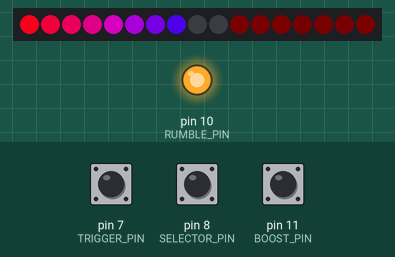
Bench run of a sketch on a simulated Arduino Uno, built with avr-gcc and run on an emulated ATmega328P. On the bench: 17 RGB LEDs in strip order, left to right, output pins drawn as LEDs (lit = HIGH). Dashed ring = blinking. Inputs (shaded band) come from the test bench; at power-on: pin 8 (SELECTOR_PIN) HIGH, pin 7 (TRIGGER_PIN) HIGH, pin 11 (BOOST_PIN) HIGH. Dim RGB values are drawn brighter than linear; random numbers use the default seed unless the sketch sets one.

Above: at 0.98 s.
1.3 s: pin 8 (SELECTOR_PIN) pulled LOW for 0.15 s
2.0 s: pin 7 (TRIGGER_PIN) pulled LOW for 3.2 s
At 5.4 s:
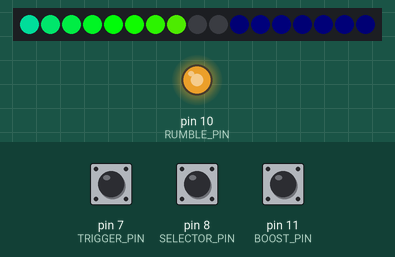
5.8 s: pin 11 (BOOST_PIN) pulled LOW for 0.15 s
At 6.44 s:
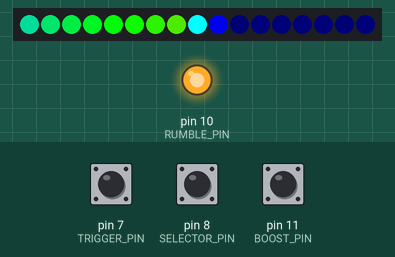
6.5 s: pin 8 (SELECTOR_PIN) pulled LOW for 1 s
8.1 s: pin 7 (TRIGGER_PIN) pulled LOW for 0.15 s
At 8.64 s:
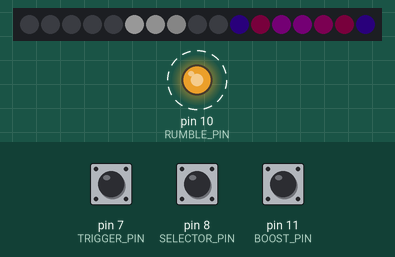
8.8 s: pin 11 (BOOST_PIN) pulled LOW for 3.2 s
At 12.7 s:
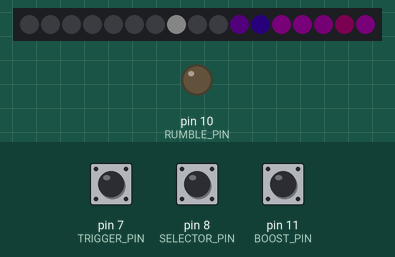
Timing chart, 0 to 14.2 s (numbered marks = the images above; inputs shaded):
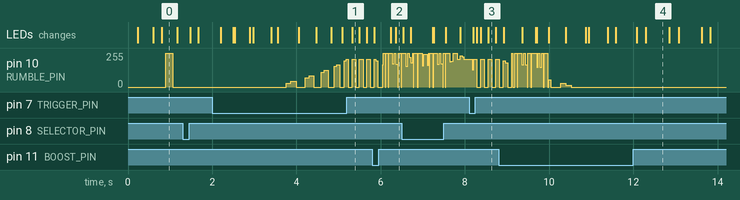

The sketch:

rayGun.ino
```cpp
// ************************************************************************
// **                                                                    **
// **                          RayGun 1.2                                **
// **                          © Pepe Fernández, May 2017                **
// **                          www.geekmatic.com                         **
// **                                                                    **
// ************************************************************************

#include <Adafruit_NeoPixel.h>
#include "OneButton.h"

#define TRIGGER_PIN    7   // Trigger
#define SELECTOR_PIN   8   // Selector
#define PIXEL_PIN      9   // NeoPixels
#define RUMBLE_PIN     10  // Motor
#define BOOST_PIN      11  // Boost

#define PIXEL_COUNT 17

Adafruit_NeoPixel strip = Adafruit_NeoPixel(PIXEL_COUNT, PIXEL_PIN, NEO_GRB + NEO_KHZ800);

OneButton selector(SELECTOR_PIN, false);
OneButton boost(BOOST_PIN, false);
OneButton trigger(TRIGGER_PIN, false);

bool shootStatus = false;
bool boosterStatus = false;
bool rumbleToggle = false;
bool fireInTheHole = false;
bool repeatFire = false;

uint8_t bootFlag = 0;
uint8_t blasterType = 0;
uint32_t mainFire;
uint32_t secondaryFire;

uint8_t shootTimer = 0;
uint8_t energyCounter = 0;
uint8_t wheelCounter = 0;
uint8_t mainCounter = 0;
uint8_t upCounter = 0;
uint8_t downCounter = 0;
uint8_t rumbleCounter = 0;

uint8_t shootsFired = 0;
uint8_t energyBarLeft = 8;
uint8_t boostLaser = 0;
uint8_t boostLevel = 32;
uint8_t rumbleSpeed = 0;

void setup() {
  pinMode(RUMBLE_PIN, OUTPUT);
  randomSeed(analogRead(0)); // Initialize random number generator
  strip.begin();
  strip.show(); // Initialize all pixels to 'off'
  // OneButton Init
  selector.attachLongPressStart(startSELECT);
  boost.attachLongPressStart(startBOOST);
  boost.attachDuringLongPress(longPressBOOST);
  boost.attachLongPressStop(stopBOOST);
  trigger.attachLongPressStart(startTRG);
  trigger.attachDuringLongPress(longPressTRG);
  trigger.attachLongPressStop(stopTRG);
}

void loop() {
  if (bootFlag == 0 ) { bootInit(); }
  checkButtons();
  checkEnergy();
  boostControl();
  rumbleControl();
  checkShoot();
  shootMode(blasterType);
  energyMode(blasterType);
  wheelMode(blasterType);
  counterSystem();
  strip.show();
  delay(boostLevel);
}

void bootInit() {
  bootFlag = 1;
}

void checkButtons() {
  selector.tick();
  boost.tick();
  trigger.tick();
}

void startSELECT() {
   if (!energyBarLeft) {
    energyBarLeft = 8;
    energyCounter = 0;
  } else {
    blasterType ++;
    energyCounter = 0;
    wheelCounter = 0;
    if(blasterType > 10) { blasterType = 0; }
  }
}

void startBOOST() {
  boosterStatus = true;
}

void longPressBOOST() {
  boosterStatus = true;
}

void stopBOOST() {
  boosterStatus = false;
}

void startTRG() {
  shootStatus = true;
}

void longPressTRG() {
  repeatFire = true;
}

void stopTRG() {
  shootStatus = false;
  repeatFire = false;
}

void checkShoot() {
  if(shootStatus) {
    fireInTheHole = true;
  }
  if(repeatFire) {
    shootStatus = false;
    if(boostLevel <= 16) { fireInTheHole = true; }
  }
  if(energyBarLeft) {
    if(fireInTheHole) {
      fire(mainFire, secondaryFire, 255);
      shootTimer ++;
      if(shootTimer >= 6) {
        fire(0, 0, 0);
        shootTimer = 0;
        fireInTheHole = false;
        shootsFired ++;
      }
    }
  }
  if(!energyBarLeft) {
    fire(0, 0, 0);
    shootTimer = 0;
    fireInTheHole = false;
  }
}

void fire(uint32_t main, uint32_t secondary, uint8_t rumble) {
  strip.setPixelColor(8, main);
  strip.setPixelColor(9, secondary);
  analogWrite(RUMBLE_PIN, rumble);
}

void checkEnergy() {
  if (shootsFired >= 6) {
    shootsFired = 0;
    energyBarLeft --;
    if (energyBarLeft <=0) {
      energyBarLeft = 0;
    }
  }
}

void energyBar(uint32_t c) {
    energyCounter++;
    if(energyCounter <= energyBarLeft) {
        strip.setPixelColor(8-energyCounter, c);
    } else {
      strip.setPixelColor(8-energyCounter, strip.Color(0, 0, 0));
    }
    if(energyCounter > 8) {
      energyCounter = 0;
    }
}

void boostControl() {
  if(!boosterStatus || !energyBarLeft) {
   upCounter ++;
   if(upCounter >=8) {
     boostLevel ++;
     upCounter = 0;
   }
   if (boostLevel >= 32) { boostLevel = 32; }
  }
  if(boosterStatus) {
    if (energyBarLeft != 0) {
      downCounter ++;
      if(downCounter >=8) {
        boostLevel --;
        downCounter = 0;
      }
      if (boostLevel < 6) { boostLevel = 6; }
    }
  }
  boostLaser = (64 - boostLevel) * 4;
}

void rumbleControl() {
  if(boostLevel <= 20) {
    rumbleSpeed = (21 - boostLevel) * 14;
    rumbleCounter ++;
    if(rumbleCounter>=12) {
      rumbleToggle = !rumbleToggle;
      rumbleCounter = 0;
    }
    if(rumbleToggle) { analogWrite(RUMBLE_PIN, rumbleSpeed); }
    if(!rumbleToggle) { analogWrite(RUMBLE_PIN, 0); }
  }
  if(boostLevel > 20 && rumbleToggle) {
    rumbleToggle = !rumbleToggle;
    analogWrite(RUMBLE_PIN, 0);
  }
}

void counterSystem() {
  mainCounter ++;
  if (mainCounter >= 256) { mainCounter = 0; }
  wheelCounter ++;
  if (wheelCounter > 24) { wheelCounter = 0; }
}

void shootMode(int i) {
  switch(i){
    case 0: mainFire = strip.Color(255, 0, 255);
            secondaryFire = strip.Color(boostLaser, 0, 0);    // Purple/Red
            break;
    case 1: mainFire = strip.Color(255, 255, 0);
            secondaryFire = strip.Color(0, boostLaser, 0);  // Orange/Green
            break;
    case 2: mainFire = strip.Color(0, 255, 255);
            secondaryFire = strip.Color(0, 0, boostLaser);  // Light Green/Blue
            break;
    case 3: mainFire = strip.Color(255, 255, 255);
            secondaryFire = strip.Color(boostLaser, 0, boostLaser);  // White/Purple
            break;
    case 4: mainFire = strip.Color(255, 0, 0);
            secondaryFire = strip.Color(boostLaser, 0, 0); // Red
            break;
    case 5: mainFire = strip.Color(0,   255,   0);
            secondaryFire = strip.Color(0,   boostLaser,   0); // Green
            break;
    case 6: mainFire = strip.Color(  0,   0, 255);
            secondaryFire = strip.Color(  0,   0, boostLaser);  // Blue
            break;
    case 7: mainFire = strip.Color(  255,   0, 255);
            secondaryFire = strip.Color(  boostLaser,   0, boostLaser); // Purple
            break;
    case 8: mainFire = strip.Color(  255,   255, 255);
            secondaryFire = strip.Color(  boostLaser,   boostLaser, boostLaser);  // White
            break;
    case 9: mainFire = Wheel(mainCounter & 255);
            secondaryFire = Wheel(mainCounter & boostLaser);
            break;
    case 10: mainFire = Wheel(mainCounter & 255);
             secondaryFire  = Wheel( mainCounter & boostLaser);
            break;
  }
}

void energyMode(int i) {
  switch(i){
    case 0: energyBar(Wheel(((energyCounter*8) + 191)& 255));    // Purple-Red
            break;
    case 1: energyBar(Wheel(((energyCounter*8))& 255));   // Red-Green
            break;
    case 2: energyBar(Wheel(((energyCounter*8) + 64)& 255));   // Yellow-Light Blue
            break;
    case 3: energyBar(strip.Color((energyCounter+1) * 8, (energyCounter+1) * 8, (energyCounter+1) * 8));  // White
            break;
    case 4: energyBar(strip.Color((energyCounter+1) * 16, 0, 0)); // Red
            break;
    case 5: energyBar(strip.Color(0,   (energyCounter+1) * 16,   0)); // Green
            break;
    case 6: energyBar(strip.Color(  0,   0, (energyCounter+1) * 16)); // Blue
            break;
    case 7: energyBar(strip.Color(  (energyCounter+1) * 16,   0, (energyCounter+1) * 16)); // Purple
            break;
    case 8: energyBar(strip.Color(  (energyCounter+1) * 16,   (energyCounter+1) * 16, (energyCounter+1) * 16)); // White
            break;
    case 9: energyBar(Wheel(((wheelCounter * 256 / 8) + mainCounter) & 255));
            break;
    case 10: energyBar(Wheel(((wheelCounter * 256 / 8) + mainCounter) & 255));
            break;
  }
}

void wheelMode(int i) {
  switch(i){
    case 0: wheelWipe(strip.Color(random(32,64), 0, random(32,64)),strip.Color(random(1,4), 0, 0));    // Purple/Red
            break;
    case 1: wheelWipe(strip.Color(random(32,64), random(32,64), 0),strip.Color(0, random(1,4), 0));  // Orange/Green
            break;
    case 2: wheelWipe(strip.Color(0, random(32,64), random(32,64)),strip.Color(0, 0, random(1,4)));  // Light Green/Blue
            break;
    case 3: wheelWipe(strip.Color(random(32,64), random(32,64), random(32,64)),strip.Color(random(1,4), 0, random(1,4)));  // White/Purple
            break;
    case 4: wheelWipe(strip.Color(random(32,64), 0, 0),strip.Color(random(1,2), 0, 0)); // Red
            break;
    case 5: wheelWipe(strip.Color(0,   random(32,64),   0),strip.Color(0,   random(1,2),   0)); // Green
            break;
    case 6: wheelWipe(strip.Color(  0,   0, random(32,64)),strip.Color(  0,   0, random(1,2))); // Blue
            break;
    case 7: wheelWipe(strip.Color(  random(32,64),   0, random(32,64)),strip.Color(  random(1,2),   0, random(1,2))); // Purple
            break;
    case 8: wheelWipe(strip.Color(  random(32,64),   random(32,64), random(32,64)),strip.Color(  random(1,2),   random(1,2), random(1,2))); // White
            break;
    case 9: wheelCycle();
            break;
    case 10: wheelChaseRainbow();
            break;
  }
}

// Fill the dots one after the other with a color
void wheelWipe(uint32_t c, uint32_t d) {
  if (wheelCounter < 24) {
    strip.setPixelColor((24-wheelCounter) + 9, c);
  }
  strip.setPixelColor((24-wheelCounter) + 10, d);
}

// Slightly different, this makes the rainbow equally distributed throughout
void wheelCycle() {
      strip.setPixelColor((24-wheelCounter) + 10, Wheel(((wheelCounter * 256 / 24) + mainCounter) & 255));
}

//Theatre-style crawling lights with rainbow effect
void wheelChaseRainbow() {
    if (wheelCounter < 24) {
      strip.setPixelColor((24-wheelCounter) + 9, Wheel(((wheelCounter * 256 / 24) + mainCounter) & 255));
    }
    strip.setPixelColor((24-wheelCounter) + 10, strip.Color(0, 0, 0));
}

// Input a value 0 to 255 to get a color value.
// The colours are a transition r - g - b - back to r.
uint32_t Wheel(byte WheelPos) {
  WheelPos = 255 - WheelPos;
  if(WheelPos < 85) {
    return strip.Color(255 - WheelPos * 3, 0, WheelPos * 3);
  }
  if(WheelPos < 170) {
    WheelPos -= 85;
    return strip.Color(0, WheelPos * 3, 255 - WheelPos * 3);
  }
  WheelPos -= 170;
  return strip.Color(WheelPos * 3, 255 - WheelPos * 3, 0);
}
```
